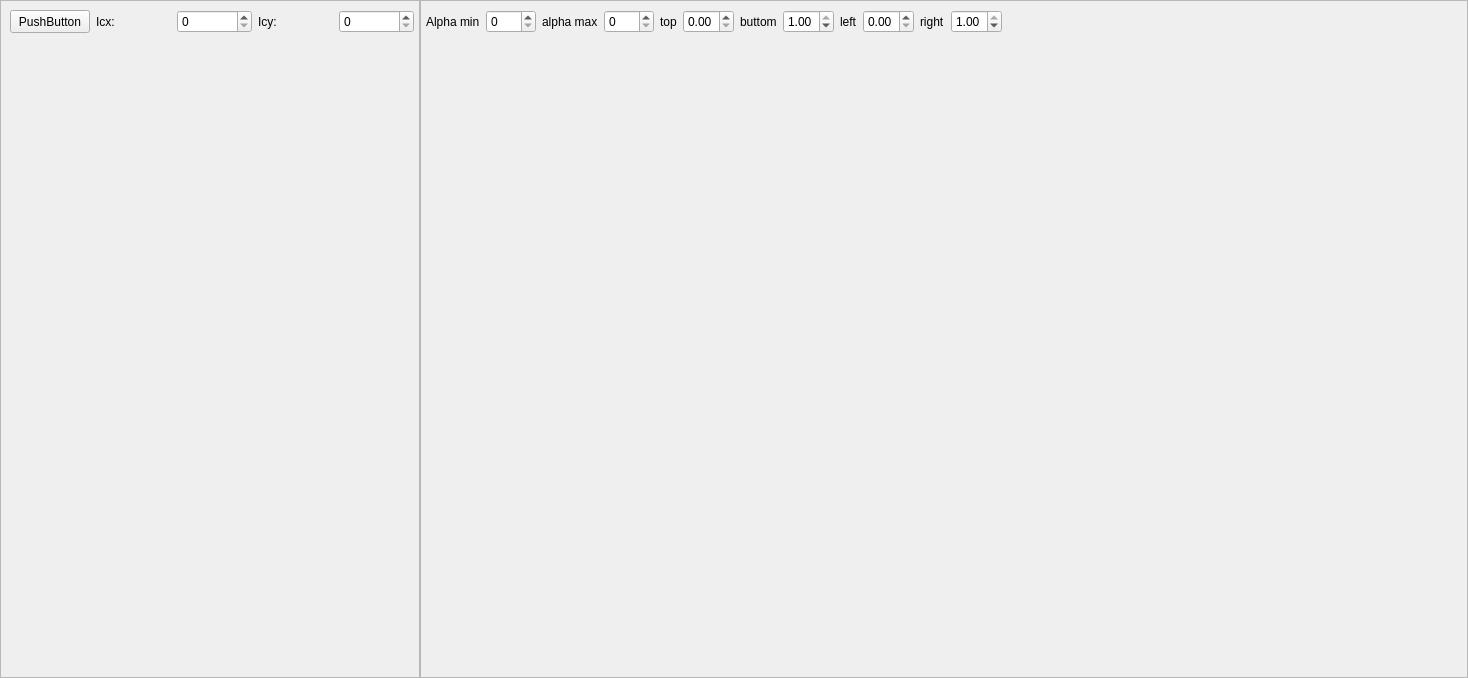
<?xml version="1.0" encoding="UTF-8"?>
<ui version="4.0">
 <class>Form</class>
 <widget class="QWidget" name="Form">
  <property name="geometry">
   <rect>
    <x>0</x>
    <y>0</y>
    <width>1468</width>
    <height>678</height>
   </rect>
  </property>
  <property name="windowTitle">
   <string>Form</string>
  </property>
  <layout class="QHBoxLayout" name="horizontalLayout">
   <property name="spacing">
    <number>0</number>
   </property>
   <property name="leftMargin">
    <number>0</number>
   </property>
   <property name="topMargin">
    <number>0</number>
   </property>
   <property name="rightMargin">
    <number>0</number>
   </property>
   <property name="bottomMargin">
    <number>0</number>
   </property>
   <item>
    <widget class="QFrame" name="frame">
     <property name="minimumSize">
      <size>
       <width>420</width>
       <height>0</height>
      </size>
     </property>
     <property name="maximumSize">
      <size>
       <width>420</width>
       <height>16777215</height>
      </size>
     </property>
     <property name="frameShape">
      <enum>QFrame::StyledPanel</enum>
     </property>
     <property name="frameShadow">
      <enum>QFrame::Raised</enum>
     </property>
     <layout class="QVBoxLayout" name="verticalLayout">
      <property name="rightMargin">
       <number>5</number>
      </property>
      <item>
       <layout class="QHBoxLayout" name="horizontalLayout_3">
        <item>
         <widget class="QPushButton" name="pushButton">
          <property name="sizePolicy">
           <sizepolicy hsizetype="Minimum" vsizetype="Preferred">
            <horstretch>0</horstretch>
            <verstretch>0</verstretch>
           </sizepolicy>
          </property>
          <property name="maximumSize">
           <size>
            <width>16777215</width>
            <height>40</height>
           </size>
          </property>
          <property name="text">
           <string>PushButton</string>
          </property>
         </widget>
        </item>
        <item>
         <widget class="QLabel" name="label_4">
          <property name="text">
           <string>Icx:</string>
          </property>
         </widget>
        </item>
        <item>
         <widget class="QSpinBox" name="spinBox">
          <property name="maximum">
           <number>4000</number>
          </property>
         </widget>
        </item>
        <item>
         <widget class="QLabel" name="label_5">
          <property name="text">
           <string>Icy:</string>
          </property>
         </widget>
        </item>
        <item>
         <widget class="QSpinBox" name="spinBox_2">
          <property name="maximum">
           <number>4000</number>
          </property>
         </widget>
        </item>
       </layout>
      </item>
      <item>
       <widget class="QLabel" name="label">
        <property name="minimumSize">
         <size>
          <width>0</width>
          <height>300</height>
         </size>
        </property>
        <property name="text">
         <string/>
        </property>
       </widget>
      </item>
      <item>
       <widget class="QLabel" name="label_2">
        <property name="minimumSize">
         <size>
          <width>0</width>
          <height>300</height>
         </size>
        </property>
        <property name="text">
         <string/>
        </property>
       </widget>
      </item>
      <item>
       <spacer name="verticalSpacer">
        <property name="orientation">
         <enum>Qt::Vertical</enum>
        </property>
        <property name="sizeHint" stdset="0">
         <size>
          <width>20</width>
          <height>40</height>
         </size>
        </property>
       </spacer>
      </item>
     </layout>
    </widget>
   </item>
   <item>
    <widget class="QFrame" name="frame_2">
     <property name="frameShape">
      <enum>QFrame::StyledPanel</enum>
     </property>
     <property name="frameShadow">
      <enum>QFrame::Raised</enum>
     </property>
     <layout class="QVBoxLayout" name="verticalLayout_2">
      <property name="leftMargin">
       <number>5</number>
      </property>
      <item>
       <layout class="QHBoxLayout" name="horizontalLayout_4">
        <item>
         <widget class="QLabel" name="label_6">
          <property name="text">
           <string>Alpha min</string>
          </property>
         </widget>
        </item>
        <item>
         <widget class="QSpinBox" name="spinBox_3">
          <property name="minimumSize">
           <size>
            <width>50</width>
            <height>0</height>
           </size>
          </property>
         </widget>
        </item>
        <item>
         <widget class="QLabel" name="label_7">
          <property name="text">
           <string>alpha max</string>
          </property>
         </widget>
        </item>
        <item>
         <widget class="QSpinBox" name="spinBox_4">
          <property name="minimumSize">
           <size>
            <width>50</width>
            <height>0</height>
           </size>
          </property>
         </widget>
        </item>
        <item>
         <widget class="QLabel" name="label_8">
          <property name="text">
           <string>top</string>
          </property>
         </widget>
        </item>
        <item>
         <widget class="QDoubleSpinBox" name="c_top">
          <property name="minimumSize">
           <size>
            <width>50</width>
            <height>0</height>
           </size>
          </property>
          <property name="maximum">
           <double>1.000000000000000</double>
          </property>
          <property name="singleStep">
           <double>0.010000000000000</double>
          </property>
         </widget>
        </item>
        <item>
         <widget class="QLabel" name="label_9">
          <property name="text">
           <string>buttom</string>
          </property>
         </widget>
        </item>
        <item>
         <widget class="QDoubleSpinBox" name="c_btn">
          <property name="minimumSize">
           <size>
            <width>50</width>
            <height>0</height>
           </size>
          </property>
          <property name="maximum">
           <double>1.000000000000000</double>
          </property>
          <property name="singleStep">
           <double>0.010000000000000</double>
          </property>
          <property name="value">
           <double>1.000000000000000</double>
          </property>
         </widget>
        </item>
        <item>
         <widget class="QLabel" name="label_10">
          <property name="text">
           <string>left</string>
          </property>
         </widget>
        </item>
        <item>
         <widget class="QDoubleSpinBox" name="c_left">
          <property name="minimumSize">
           <size>
            <width>50</width>
            <height>0</height>
           </size>
          </property>
          <property name="maximum">
           <double>1.000000000000000</double>
          </property>
          <property name="singleStep">
           <double>0.010000000000000</double>
          </property>
         </widget>
        </item>
        <item>
         <widget class="QLabel" name="label_11">
          <property name="text">
           <string>right</string>
          </property>
         </widget>
        </item>
        <item>
         <widget class="QDoubleSpinBox" name="c_right">
          <property name="minimumSize">
           <size>
            <width>50</width>
            <height>0</height>
           </size>
          </property>
          <property name="maximum">
           <double>1.000000000000000</double>
          </property>
          <property name="singleStep">
           <double>0.010000000000000</double>
          </property>
          <property name="value">
           <double>1.000000000000000</double>
          </property>
         </widget>
        </item>
        <item>
         <spacer name="horizontalSpacer">
          <property name="orientation">
           <enum>Qt::Horizontal</enum>
          </property>
          <property name="sizeHint" stdset="0">
           <size>
            <width>40</width>
            <height>20</height>
           </size>
          </property>
         </spacer>
        </item>
       </layout>
      </item>
      <item>
       <widget class="QLabel" name="label_3">
        <property name="maximumSize">
         <size>
          <width>16777215</width>
          <height>0</height>
         </size>
        </property>
        <property name="text">
         <string/>
        </property>
       </widget>
      </item>
      <item>
       <spacer name="verticalSpacer_2">
        <property name="orientation">
         <enum>Qt::Vertical</enum>
        </property>
        <property name="sizeHint" stdset="0">
         <size>
          <width>20</width>
          <height>40</height>
         </size>
        </property>
       </spacer>
      </item>
     </layout>
    </widget>
   </item>
  </layout>
 </widget>
 <resources/>
 <connections/>
</ui>
